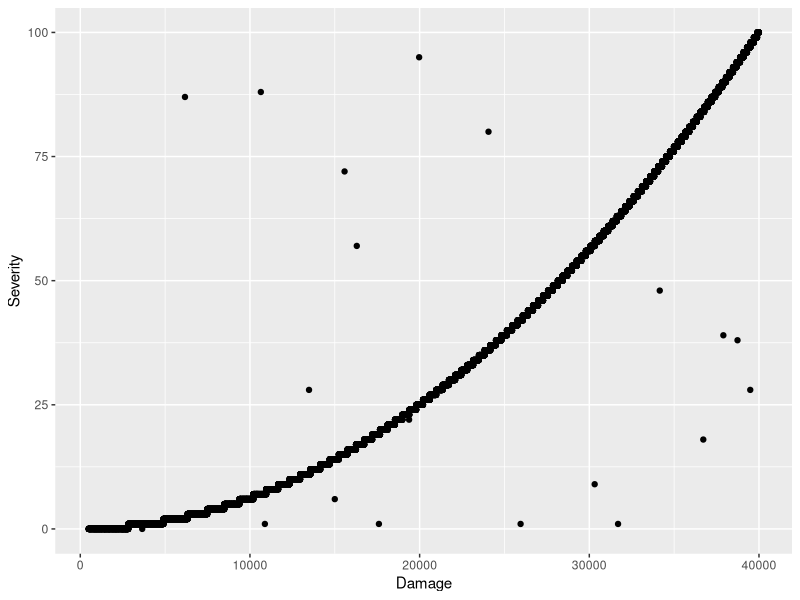
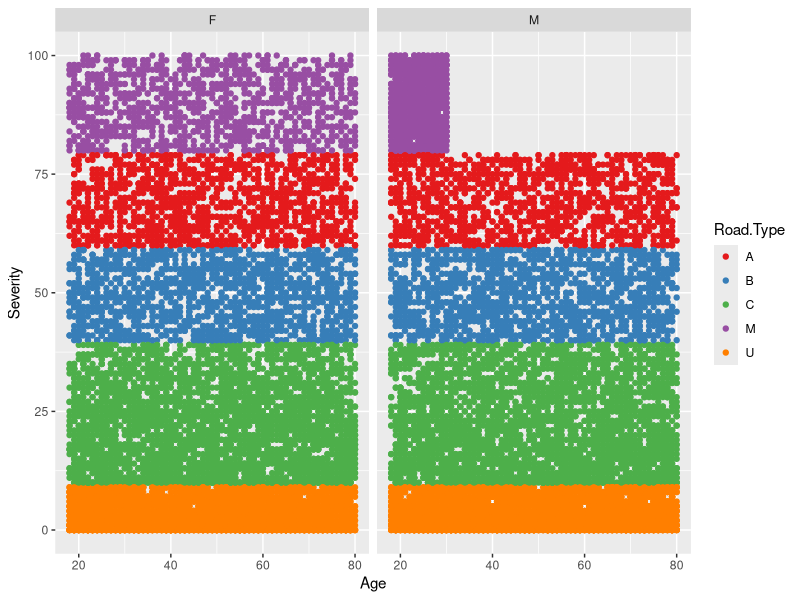
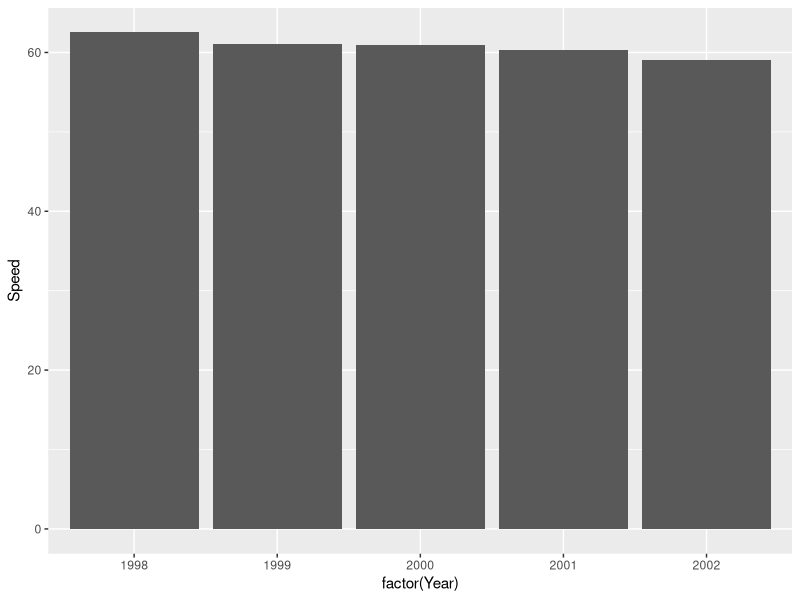
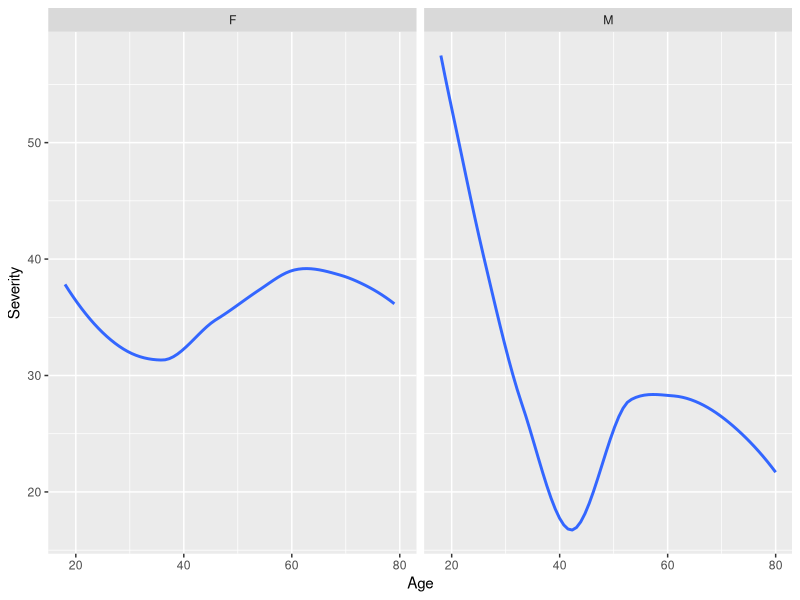
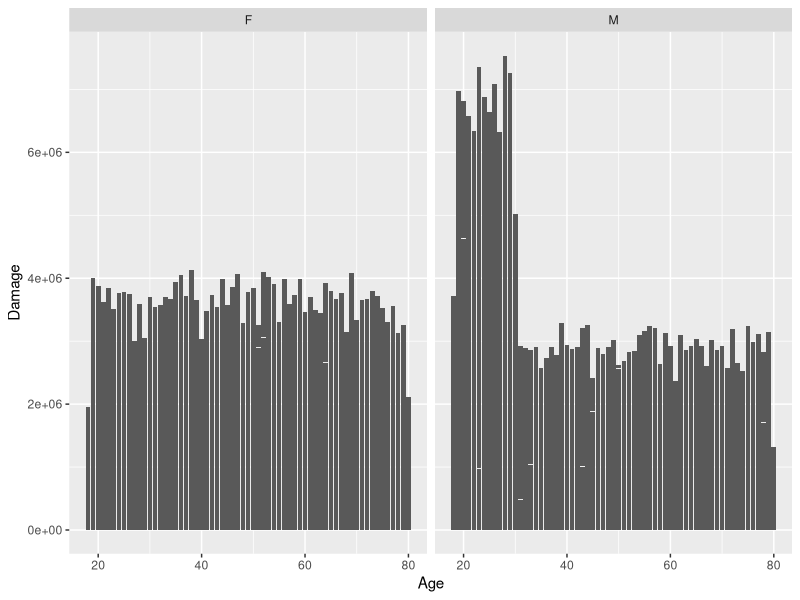
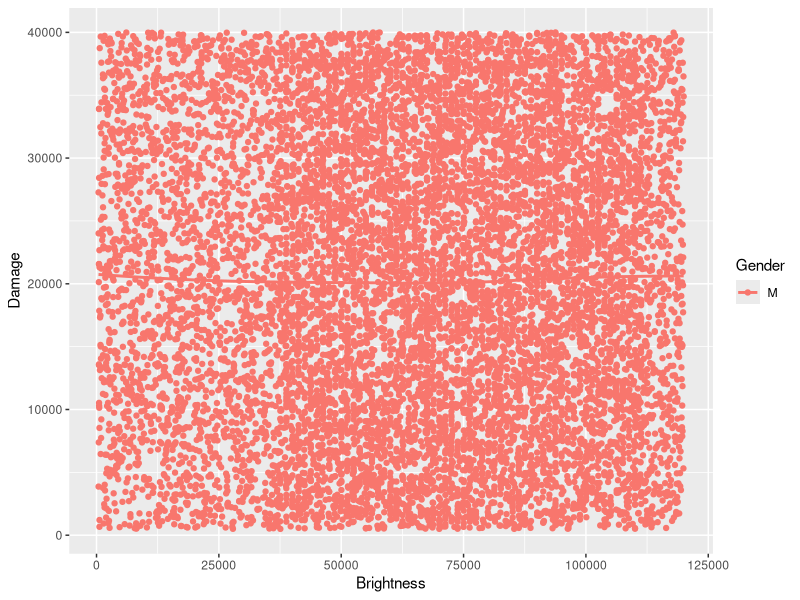
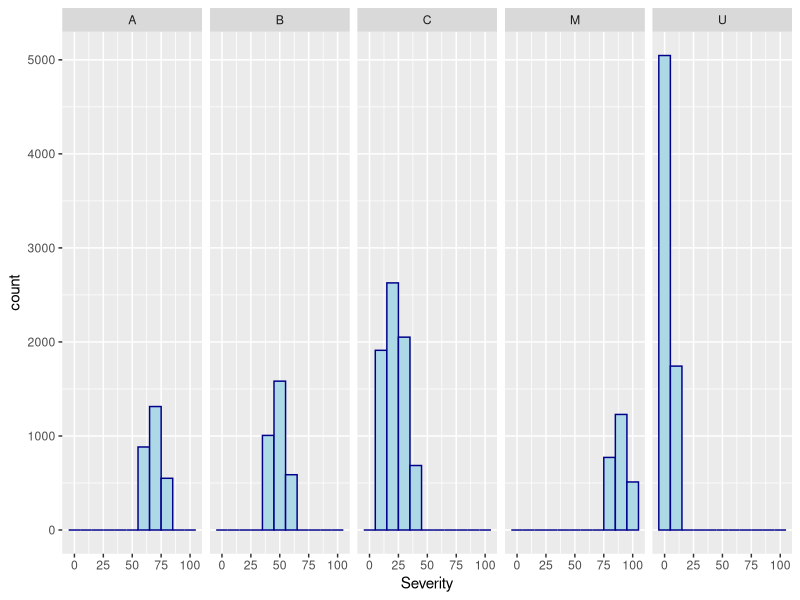

The R script that drew these images, in order: (Note: this script raises an error after producing the figures.)
library(ggplot2)
#run that in console: setwd("G:/year3/data")
dataset <- read.csv("dataset.csv")

#outlier 1
ggplot(dataset, aes(x = Damage, y = Severity)) + geom_point()

#outlier 2
ggplot(dataset, aes(x = Age, y = Severity ,color=Road.Type )) + geom_point()  +  facet_grid (~ Gender) +  scale_color_brewer(palette="Set1")


#R1. Men driving slower
dataset["Year"][dataset["Year"] == 98] <- 1998
dataset["Year"][dataset["Year"] == 99] <- 1999
dataset["Year"][dataset["Year"] == 0] <- 2000
dataset["Year"][dataset["Year"] == 1] <- 2001
dataset["Year"][dataset["Year"] == 2] <- 2002
Males <- with(dataset, dataset[Gender=="M",])
ggplot(Males, aes(x = factor(Year), y = Speed)) + 
  geom_bar(stat = "summary", fun = "mean")

#R2. Fast Crashes
Above.100 <- with(dataset, dataset[Speed > 100,])
ggplot(Above.100, aes(x=Age, y = Severity)) + geom_smooth(se=FALSE) +facet_grid( ~ Gender)

#R3. Young males most damage
ggplot(dataset, aes(x=Age, y=Damage)) +
  geom_bar( stat="identity") + facet_grid( ~ Gender)

#R4. Men  are causing 
ggplot(Males, aes(x=Brightness, y = Damage, color=Gender)) +
  geom_smooth( method="loess",se=FALSE)  + geom_point()

#R5. Road Type Accidents
ggplot(dataset, aes(x=Severity)) +  geom_histogram(color="darkblue", fill="lightblue", binwidth=10) + facet_grid( ~ Road.Type)

#Bonus:
yearz <- with(dataset, dataset[Year== "98" | Year=="2",])
yearz <- with(yearz, yearz[Speed < 100,])
ggplot(yearz, aes(x=Speed)) +  geom_histogram(color="darkblue", fill="lightblue", binwidth=1) +facet_grid( ~ Year) +  geom_density(aes(y=..count../1.5))


